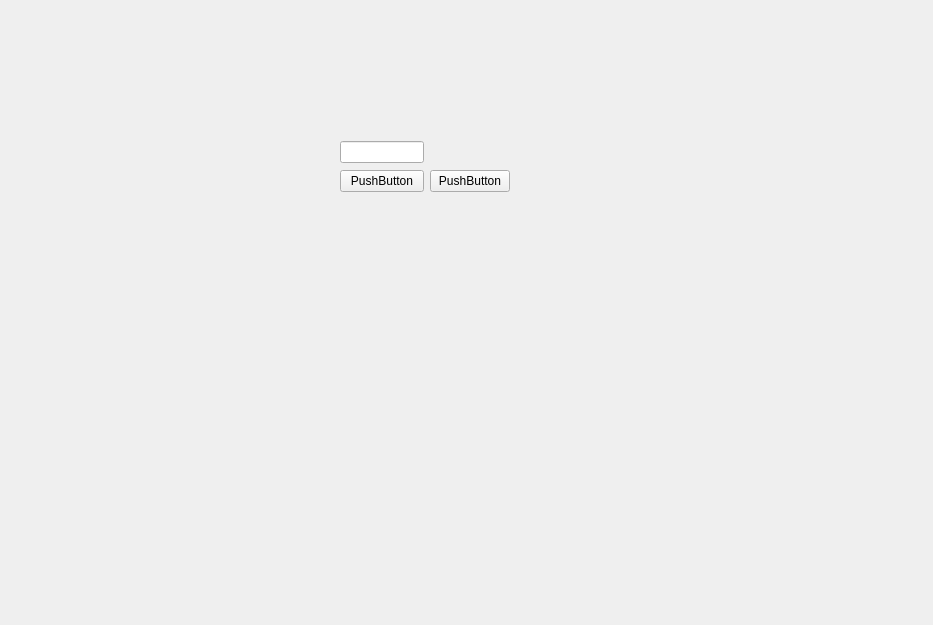
<?xml version="1.0" encoding="UTF-8"?>
<ui version="4.0">
 <class>Calculator</class>
 <widget class="QWidget" name="Calculator">
  <property name="geometry">
   <rect>
    <x>0</x>
    <y>0</y>
    <width>933</width>
    <height>625</height>
   </rect>
  </property>
  <property name="windowTitle">
   <string>Form</string>
  </property>
  <widget class="QWidget" name="">
   <property name="geometry">
    <rect>
     <x>340</x>
     <y>140</y>
     <width>170</width>
     <height>55</height>
    </rect>
   </property>
   <layout class="QGridLayout" name="gridLayout">
    <item row="0" column="0">
     <widget class="QLineEdit" name="lineEdit">
      <property name="sizePolicy">
       <sizepolicy hsizetype="Expanding" vsizetype="Fixed">
        <horstretch>2</horstretch>
        <verstretch>0</verstretch>
       </sizepolicy>
      </property>
     </widget>
    </item>
    <item row="1" column="0">
     <widget class="QPushButton" name="pushButton">
      <property name="text">
       <string>PushButton</string>
      </property>
     </widget>
    </item>
    <item row="1" column="1">
     <widget class="QPushButton" name="pushButton_2">
      <property name="text">
       <string>PushButton</string>
      </property>
     </widget>
    </item>
   </layout>
  </widget>
 </widget>
 <resources/>
 <connections/>
</ui>
